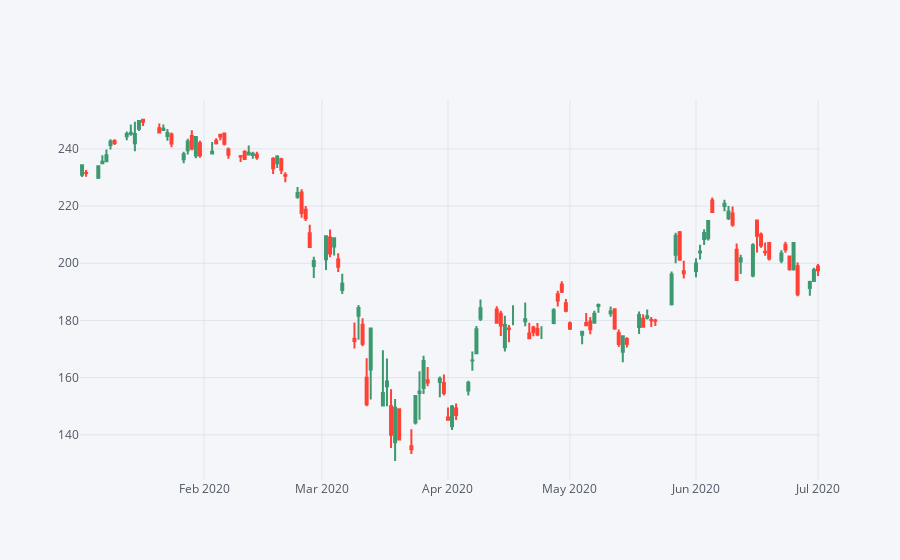

The notebook cell this image was saved under:
### Code cell
gs15 = GS[['Open','High','Low','Close']].loc['2020-01-01':'2020-07-01']
gs15.iplot(kind='candle')
